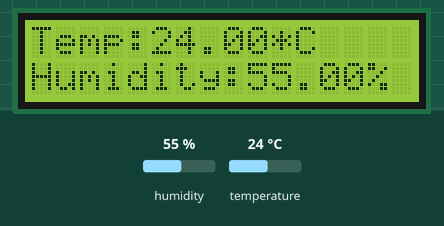
This sketch was run on a simulated Arduino MKR. Shown: 16×2 character LCD. The test bench sets the inputs (shaded band); at power-on: humidity 55 %, temperature 24 °C. WiFi joins after 1.5 s; servers stay silent unless stated; what the sketch prints to the serial monitor is not drawn.

Above: at 4.2 s.
4.3 s: humidity set to 22 %
At 6.3 s:
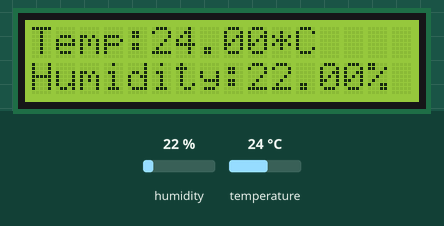
7.7 s: temperature set to 12 °C
At 8.7 s:
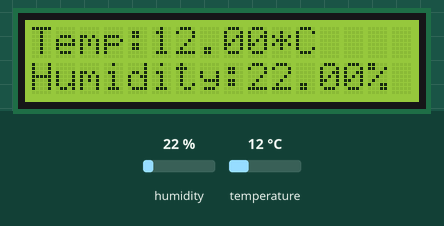
11.1 s: humidity set to 40 %
At 13.5 s:
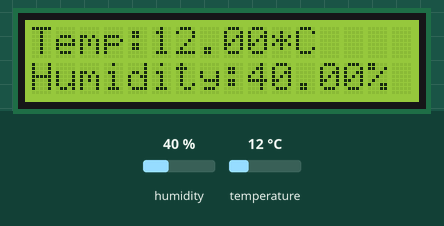
14.5 s: temperature set to 19 °C
At 16.0 s:
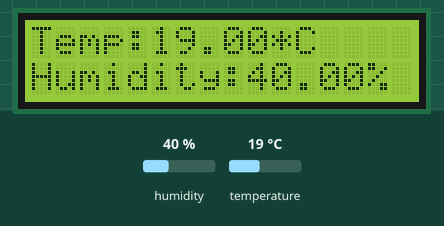
Timing chart, 0 to 17.5 s (numbered marks = the images above; inputs shaded):
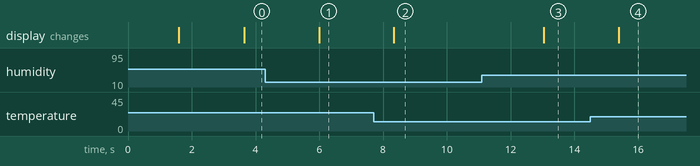

Measured:
- after the input at 4.3 s, the display: changes after 1.7 s (image 1)
- after the input at 7.7 s, the display: changes after 0.64 s (image 2)
- after the input at 11.1 s, the display: changes after 1.9 s (image 3)
- after the input at 14.5 s, the display: changes after 0.89 s (image 4)

The sketch:

IoT_WeatherStation_Complete.ino
```cpp
// libraries
#include <DHT.h>
#include <LiquidCrystal_I2C.h>
#include <SPI.h>
#include <WiFiNINA.h>
#include <ThingSpeak.h>


LiquidCrystal_I2C lcd(0x27, 16, 2);

// declaring digital pin for sensor
#define DHTPIN 2

// defining sensor type
#define DHTTYPE DHT11

// initialiazing sensor
DHT dht(DHTPIN, DHTTYPE);

// network settings and thing speak settings
char ssid[] = "TALKTALKE65547";
const char pass[] = "U9QN9RCN";
const unsigned long channel_id = 1640814;
const char write_api_key[] = "YIJLFCOO24A130RO";
int status = WL_IDLE_STATUS;
WiFiClient client;


void setup()
{
  Serial.begin(9600);
  Serial.println("-----------------------------------------");
// attempt to connect using WPA2 encryption:
Serial.println("Attempting to connect to WPA network...");
status = WiFi.begin(ssid, pass);
// if you're not connected, stop here:
if ( status != WL_CONNECTED) {
Serial.println("Couldn't get a wifi connection");
while(true);
}
// if you are connected, print out info about the connection:
else {
Serial.println("Connected to network");
}

  Serial.println("-----------------------------------------");

  // thing speak set up
  ThingSpeak.begin(client);

  // screen set up
  lcd.begin();
  lcd.backlight();
  lcd.clear();
  lcd.setCursor(0,0);
  lcd.print("Temp: ");
  lcd.setCursor(0,1);
  lcd.print("Humidity: ");
  lcd.setCursor(10,0);
  lcd.print("*C");
  lcd.setCursor(14,1);
  lcd.print("%");

  // sensor turn on
  dht.begin();
}

void loop()
{
  // wait couple seconds between measurements
  delay(2000);

  //reading temp and humidity
  float t = dht.readTemperature();
  float h = dht.readHumidity();

  // check to make sure sensor has read data
  if (isnan(h) || isnan(t))
  {
    Serial.println("Failed to read from DHT sensor!");
    lcd.clear();
    lcd.print("Failed to read from DHT sensor!");
    return;
  }

  // outputting to serial monitor
  Serial.print("Temperature: ");
  Serial.print(t);
  Serial.print(" *C ");
  Serial.print("Humidity: ");
  Serial.print(h);
  Serial.println(" %\t");

  // outputting to screen
  lcd.setCursor(0,0);
  lcd.print("Temp: ");
  lcd.setCursor(5,0);
  lcd.print(t);
  lcd.setCursor(0,1);
  lcd.print("Humidity: ");
  lcd.setCursor(9,1);
  lcd.print(h);

  // adding data to thing speak
  ThingSpeak.setField(1, float(t));
  ThingSpeak.setField(2, float(h));
  ThingSpeak.writeFields(channel_id, write_api_key);
}
```
